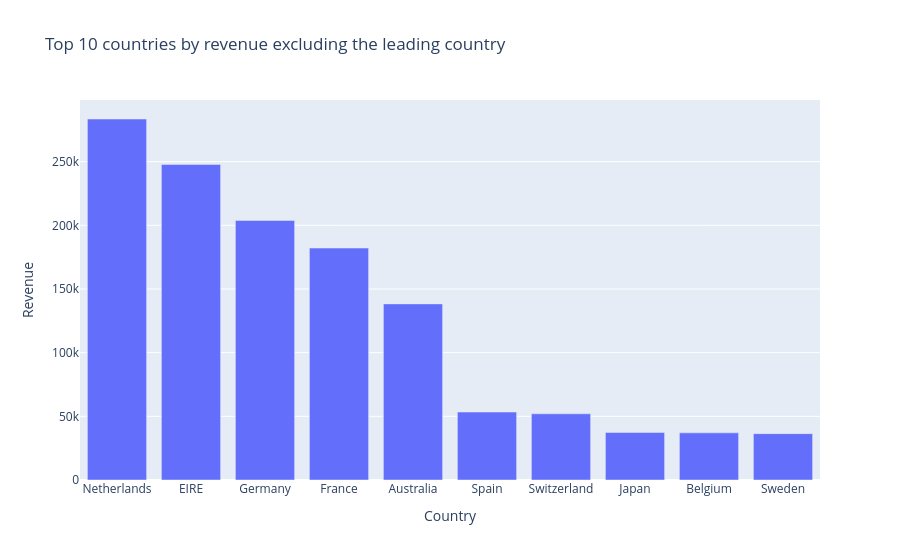

Source (notebook cell):
### Code cell
non_home = country_revenue[country_revenue["country"] != country_revenue.iloc[0]["country"]]
fig = px.bar(
    non_home.head(10),
    x="country",
    y="revenue",
    title="Top 10 countries by revenue excluding the leading country",
    labels={"revenue": "Revenue", "country": "Country"},
)
fig.show()
top_country = country_revenue.iloc[0]
runner_up = non_home.iloc[0]
display(Markdown(
    f"**Result.** {top_country['country']} generates {top_country['revenue']:,.2f}, or {top_country['revenue_share_percent']:.1f}% of all revenue. "
    f"The strongest other market is {runner_up['country']} with {runner_up['revenue']:,.2f} ({runner_up['revenue_share_percent']:.1f}%). "
    f"Sales are made in {len(country_revenue)} countries in total."
))

### Figure 1 — Plotly figure (JSON) as saved in the notebook; plotly's stock layout.template omitted (floating-point values rounded to 4 significant figures)
{"data": [{"hovertemplate": "Country=%{x}<br>Revenue=%{y}<extra></extra>", "legendgroup": "", "marker": {"color": "#636efa", "pattern": {"shape": ""}}, "name": "", "orientation": "v", "showlegend": false, "textposition": "auto", "type": "bar", "x": ["Netherlands", "EIRE", "Germany", "France", "Australia", "Spain", "Switzerland", "Japan", "Belgium", "Sweden"], "xaxis": "x", "y": [283500.0, 247800.0, 203800.0, 182100.0, 138300.0, 53360.0, 51990.0, 37310.0, 37030.0, 36410.0], "yaxis": "y"}], "layout": {"barmode": "relative", "legend": {"tracegroupgap": 0}, "title": {"text": "Top 10 countries by revenue excluding the leading country"}, "xaxis": {"anchor": "y", "domain": [0, 1], "title": {"text": "Country"}}, "yaxis": {"anchor": "x", "domain": [0, 1], "title": {"text": "Revenue"}}}}
